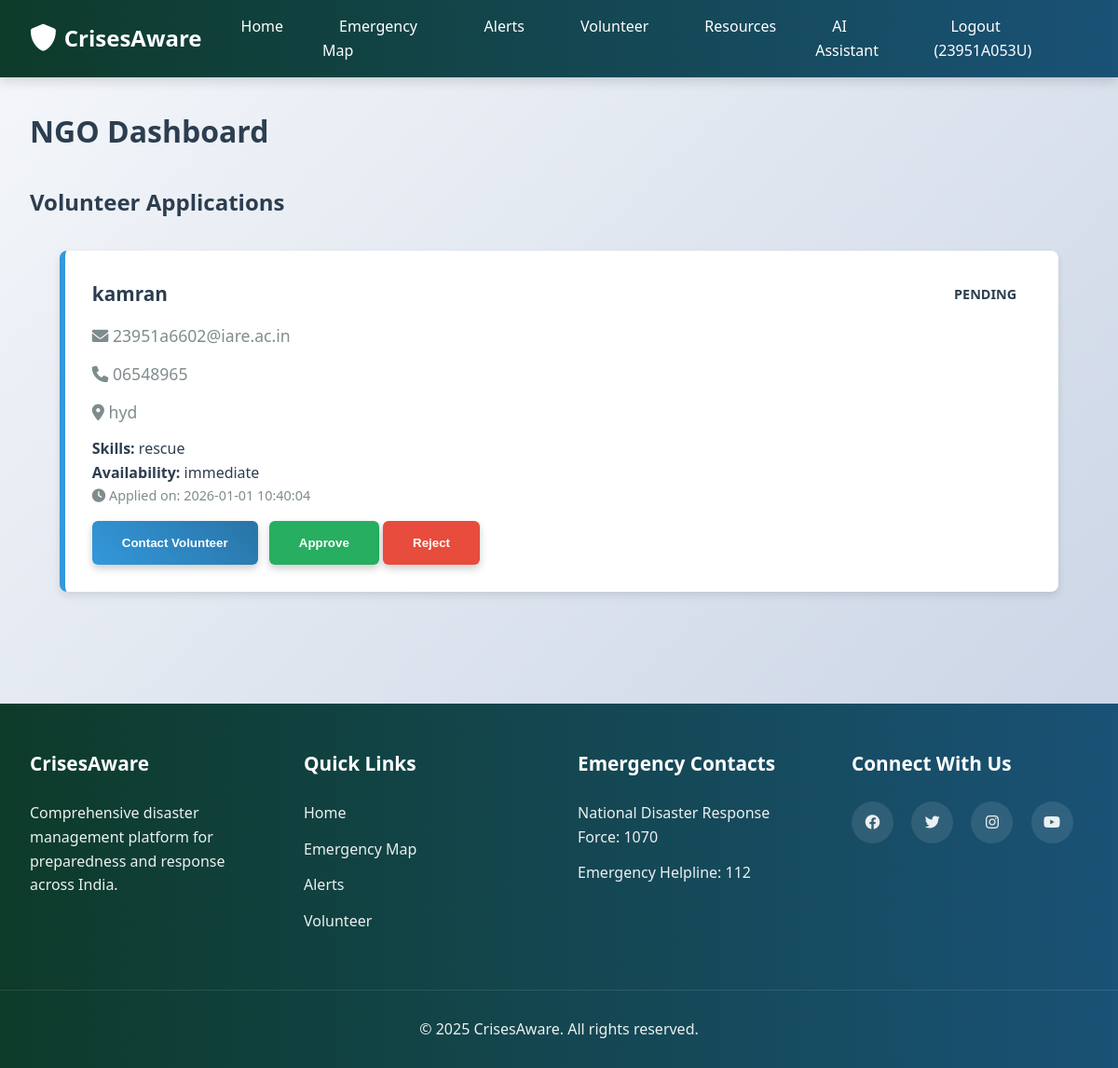
Before: /ngo/dashboard (signed in) with the older database file.
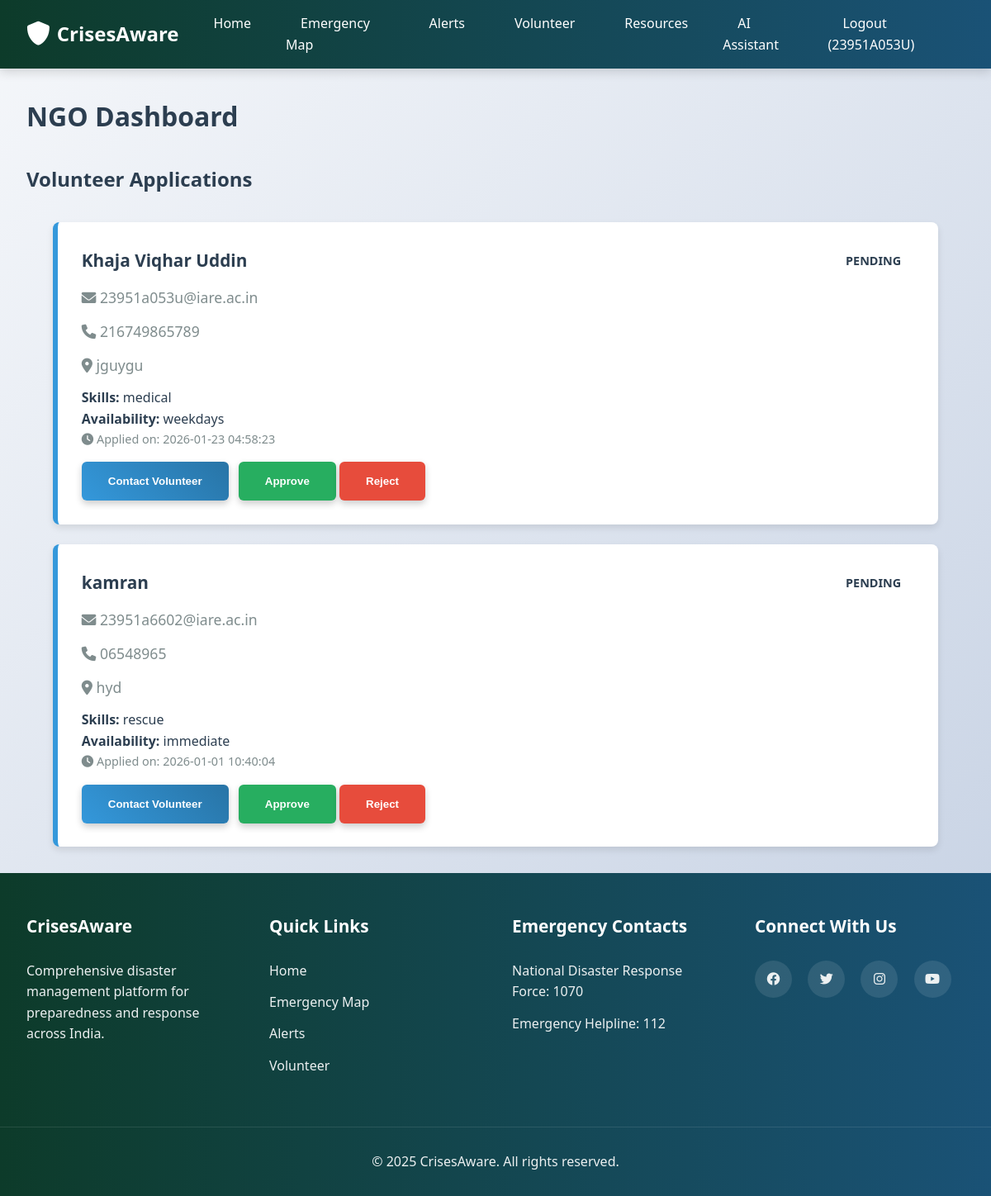
After: the same page with the newer database file.
### tables this page shows
CREATE TABLE volunteers
                 (id INTEGER PRIMARY KEY AUTOINCREMENT,
                 name TEXT NOT NULL,
                 email TEXT NOT NULL,
                 phone TEXT NOT NULL,
                 location TEXT NOT NULL,
                 skills TEXT NOT NULL,
                 availability TEXT NOT NULL,
                 ngo_id INTEGER,
                 status TEXT DEFAULT 'pending',
                 created_at TIMESTAMP DEFAULT CURRENT_TIMESTAMP,
                 FOREIGN KEY (ngo_id) REFERENCES ngos (id));

### app.py (the view)
@app.route('/ngo/dashboard')
def ngo_dashboard():
    if 'user_id' not in session or session.get('user_type') != 'ngo':
        flash('Please login as NGO to access this page', 'danger')
        return redirect(url_for('login'))
    db = get_db()
    volunteers = db.execute('''SELECT v.*, n.name as ngo_name
                             FROM volunteers v
                             JOIN ngos n ON v.ngo_id = n.id
                             ORDER BY v.created_at DESC''').fetchall()
    db.close()
    return render_template('ngo_dashboard.html', volunteers=volunteers)

### app.py (called while the page is built)
def get_db():
    conn = sqlite3.connect(app.config['DATABASE'])
    conn.row_factory = sqlite3.Row
    return conn

### templates/ngo_dashboard.html (shortened to what this page needs)
{% extends "base.html" %}
{% block content %}
<div style="max-width: 1200px; margin: 2rem auto; padding: 0 2rem;">
    <h1>NGO Dashboard</h1>
    <h2 style="margin-top: 2rem;">Volunteer Applications</h2>
    {% if volunteers %}
        <div class="alert-container">
            {% for volunteer in volunteers %}
            <div class="alert-card info">
                <div class="alert-header">
                    <div class="alert-title">{{ volunteer.name }}</div>
                    <div class="alert-severity severity-{{ volunteer.status }}">{{ volunteer.status|upper }}</div>
                </div>
                <div class="alert-location"><i class="fas fa-envelope"></i> {{ volunteer.email }}</div>
                <div class="alert-location"><i class="fas fa-phone"></i> {{ volunteer.phone }}</div>
                <div class="alert-location"><i class="fas fa-map-marker-alt"></i> {{ volunteer.location }}</div>
                <p><strong>Skills:</strong> {{ volunteer.skills }}</p>
                <p><strong>Availability:</strong> {{ volunteer.availability }}</p>
                <div class="alert-time"><i class="fas fa-clock"></i> Applied on: {{ volunteer.created_at }}</div>
                <div style="margin-top: 1rem;">
                    <button class="btn" style="margin-right: 0.5rem;">Contact Volunteer</button>
                    <button class="btn" style="background: var(--success);">Approve</button>
                    <button class="btn" style="background: var(--danger);">Reject</button>
                </div>
            </div>
            {% endfor %}
        </div>
    {% endif %}
</div>
{% endblock %}

### templates/base.html (shortened to what this page needs)
<!DOCTYPE html>
<html lang="en">
<head>
    <link rel="stylesheet" href="{{ url_for('static', filename='css/style.css') }}">
    <link href="https://cdnjs.cloudflare.com/ajax/libs/font-awesome/6.0.0/css/all.min.css" rel="stylesheet">
    <link rel="stylesheet" href="https://unpkg.com/leaflet@1.7.1/dist/leaflet.css" />
</head>
<body>
    <nav class="navbar">
        <div class="nav-container">
            <div class="nav-logo">
                <i class="fas fa-shield-alt"></i>
                <span>CrisesAware </span>
            </div>
            <ul class="nav-menu">
                <li class="nav-item">
                    <a href="{{ url_for('index') }}" class="nav-link">Home</a>
                </li>
                <li class="nav-item">
                    <a href="{{ url_for('map') }}" class="nav-link">Emergency Map</a>
                </li>
                <li class="nav-item">
                    <a href="{{ url_for('alerts') }}" class="nav-link">Alerts</a>
                </li>
                <li class="nav-item">
                    <a href="{{ url_for('volunteer') }}" class="nav-link">Volunteer</a>
                </li>
                <li class="nav-item">
                    <a href="{{ url_for('resources') }}" class="nav-link">Resources</a>
                </li>
                <li class="nav-item">
                    <a href="{{ url_for('chatbot') }}" class="nav-link">AI Assistant</a>
                </li>
                {% if session.user_id %}
                <li class="nav-item">
                    <a href="{{ url_for('logout') }}" class="nav-link">Logout ({{ session.username }})</a>
                </li>
                {% else %}
                <li class="nav-item">
                    <a href="{{ url_for('login') }}" class="nav-link">Login</a>
                </li>
                {% endif %}
            </ul>
        </div>
    </nav>
    <main>
        {% block content %}{% endblock %}
    </main>
    <footer class="footer">
        <div class="footer-container">
            <div class="footer-section">
                <h3>CrisesAware </h3>
                <p>Comprehensive disaster management platform for  preparedness and response across India.</p>
            </div>
            <div class="footer-section">
                <h3>Quick Links</h3>
                <ul>
                    <li><a href="{{ url_for('index') }}">Home</a></li>
                    <li><a href="{{ url_for('map') }}">Emergency Map</a></li>
                    <li><a href="{{ url_for('alerts') }}">Alerts</a></li>
                    <li><a href="{{ url_for('volunteer') }}">Volunteer</a></li>
                </ul>
            </div>
            <div class="footer-section">
                <h3>Emergency Contacts</h3>
                <ul>
                    <li>National Disaster Response Force: 1070</li>
                    <li>Emergency Helpline: 112</li>
                </ul>
            </div>
            <div class="footer-section">
                <h3>Connect With Us</h3>
                <div class="social-icons">
                    <a href="#"><i class="fab fa-facebook"></i></a>
                    <a href="#"><i class="fab fa-twitter"></i></a>
                    <a href="#"><i class="fab fa-instagram"></i></a>
                    <a href="#"><i class="fab fa-youtube"></i></a>
                </div>
            </div>
        </div>
        <div class="footer-bottom">
            <p>&copy; 2025 CrisesAware. All rights reserved.</p>
        </div>
    </footer>
</body>
</html>

### static/css/style.css (style rules this page uses)
:root { --dark-green: #0d3b2a; --medium-green: #1e8449; --light-green: #27ae60; --dark-blue: #1a5276; --medium-blue: #2874a6; --light-blue: #3498db; --dark-gray: #2c3e50; --medium-gray: #7f8c8d; --light-gray: #ecf0f1; --white: #ffffff; --black: #000000; --warning: #f39c12; --danger: #e74c3c; --info: #3498db; --success: #27ae60; }
* { margin: 0; padding: 0; box-sizing: border-box; }
body { font-family: 'Segoe UI', Tahoma, Geneva, Verdana, sans-serif; line-height: 1.6; color: var(--dark-gray); background: linear-gradient(135deg, #f5f7fa 0%, #c3cfe2 100%); min-height: 100vh; }
.navbar { background: linear-gradient(90deg, var(--dark-green) 0%, var(--dark-blue) 100%); padding: 1rem 0; position: sticky; top: 0; z-index: 1000; box-shadow: 0 4px 12px rgba(0, 0, 0, 0.15); }
.nav-container { max-width: 1200px; margin: 0 auto; display: flex; justify-content: space-between; align-items: center; padding: 0 2rem; }
.nav-logo { display: flex; align-items: center; color: var(--white); font-size: 1.5rem; font-weight: bold; }
.nav-logo i { margin-right: 0.5rem; font-size: 1.8rem; }
.nav-menu { display: flex; list-style: none; }
.nav-item { margin-left: 1.5rem; }
.nav-link { color: var(--white); text-decoration: none; font-weight: 500; padding: 0.5rem 1rem; border-radius: 4px; transition: all 0.3s ease; border: 2px solid transparent; }
main { min-height: calc(100vh - 160px); }
.btn { display: inline-block; background: linear-gradient(45deg, var(--light-blue), var(--medium-blue)); color: var(--white); padding: 1rem 2rem; border: none; border-radius: 6px; text-decoration: none; font-weight: bold; cursor: pointer; transition: all 0.3s ease; box-shadow: 0 4px 8px rgba(0, 0, 0, 0.2); }
.alert-container { max-width: 1200px; margin: 2rem auto; padding: 0 2rem; }
.alert-card { background-color: var(--white); border-left: 6px solid var(--light-blue); border-radius: 8px; padding: 1.8rem; margin-bottom: 1.5rem; box-shadow: 0 4px 8px rgba(0, 0, 0, 0.1); transition: all 0.3s ease; }
.alert-card.info { border-left-color: var(--info); }
.alert-header { display: flex; justify-content: space-between; align-items: center; margin-bottom: 0.8rem; }
.alert-title { font-weight: bold; font-size: 1.3rem; }
.alert-severity { padding: 0.4rem 1rem; border-radius: 20px; font-size: 0.9rem; font-weight: bold; }
.alert-location { color: var(--medium-gray); margin-bottom: 0.8rem; font-size: 1.1rem; }
.alert-time { color: var(--medium-gray); font-size: 0.9rem; }
.footer { background: linear-gradient(90deg, var(--dark-green) 0%, var(--dark-blue) 100%); color: var(--light-gray); padding: 3rem 0 0; }
.footer-container { max-width: 1200px; margin: 0 auto; display: grid; grid-template-columns: repeat(auto-fit, minmax(250px, 1fr)); gap: 2.5rem; padding: 0 2rem; }
.footer-section h3 { margin-bottom: 1.5rem; color: var(--white); font-size: 1.3rem; }
.footer-section ul { list-style: none; }
.footer-section ul li { margin-bottom: 0.8rem; }
.footer-section a { color: var(--light-gray); text-decoration: none; transition: all 0.3s ease; }
.social-icons { display: flex; gap: 1.2rem; }
.social-icons a { display: inline-block; width: 45px; height: 45px; background-color: rgba(255, 255, 255, 0.1); border-radius: 50%; text-align: center; line-height: 45px; transition: all 0.3s ease; }
.footer-bottom { text-align: center; padding: 1.8rem 0; margin-top: 3rem; border-top: 1px solid rgba(255, 255, 255, 0.1); }

Changed rows visible on the page:
added volunteers: name "Khaja Viqhar Uddin", status "PENDING", email "23951a053u@iare.ac.in", phone "216749865789", location "jguygu", skills "medical", availability "weekdays", created_at "2026-01-23 04:58:23"
